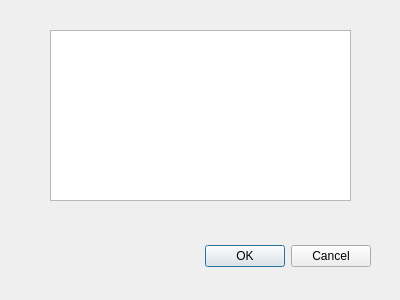
<?xml version="1.0" encoding="UTF-8"?>
<ui version="4.0">
 <class>Dialog</class>
 <widget class="QDialog" name="Dialog">
  <property name="geometry">
   <rect>
    <x>0</x>
    <y>0</y>
    <width>400</width>
    <height>300</height>
   </rect>
  </property>
  <property name="windowTitle">
   <string>Dialog</string>
  </property>
  <widget class="QDialogButtonBox" name="buttonBox">
   <property name="geometry">
    <rect>
     <x>30</x>
     <y>240</y>
     <width>341</width>
     <height>32</height>
    </rect>
   </property>
   <property name="orientation">
    <enum>Qt::Horizontal</enum>
   </property>
   <property name="standardButtons">
    <set>QDialogButtonBox::Cancel|QDialogButtonBox::Ok</set>
   </property>
  </widget>
  <widget class="QPlainTextEdit" name="plainTextEdit">
   <property name="geometry">
    <rect>
     <x>50</x>
     <y>30</y>
     <width>301</width>
     <height>171</height>
    </rect>
   </property>
  </widget>
 </widget>
 <resources/>
 <connections>
  <connection>
   <sender>buttonBox</sender>
   <signal>accepted()</signal>
   <receiver>Dialog</receiver>
   <slot>accept()</slot>
   <hints>
    <hint type="sourcelabel">
     <x>248</x>
     <y>254</y>
    </hint>
    <hint type="destinationlabel">
     <x>157</x>
     <y>274</y>
    </hint>
   </hints>
  </connection>
  <connection>
   <sender>buttonBox</sender>
   <signal>rejected()</signal>
   <receiver>Dialog</receiver>
   <slot>reject()</slot>
   <hints>
    <hint type="sourcelabel">
     <x>316</x>
     <y>260</y>
    </hint>
    <hint type="destinationlabel">
     <x>286</x>
     <y>274</y>
    </hint>
   </hints>
  </connection>
 </connections>
</ui>
